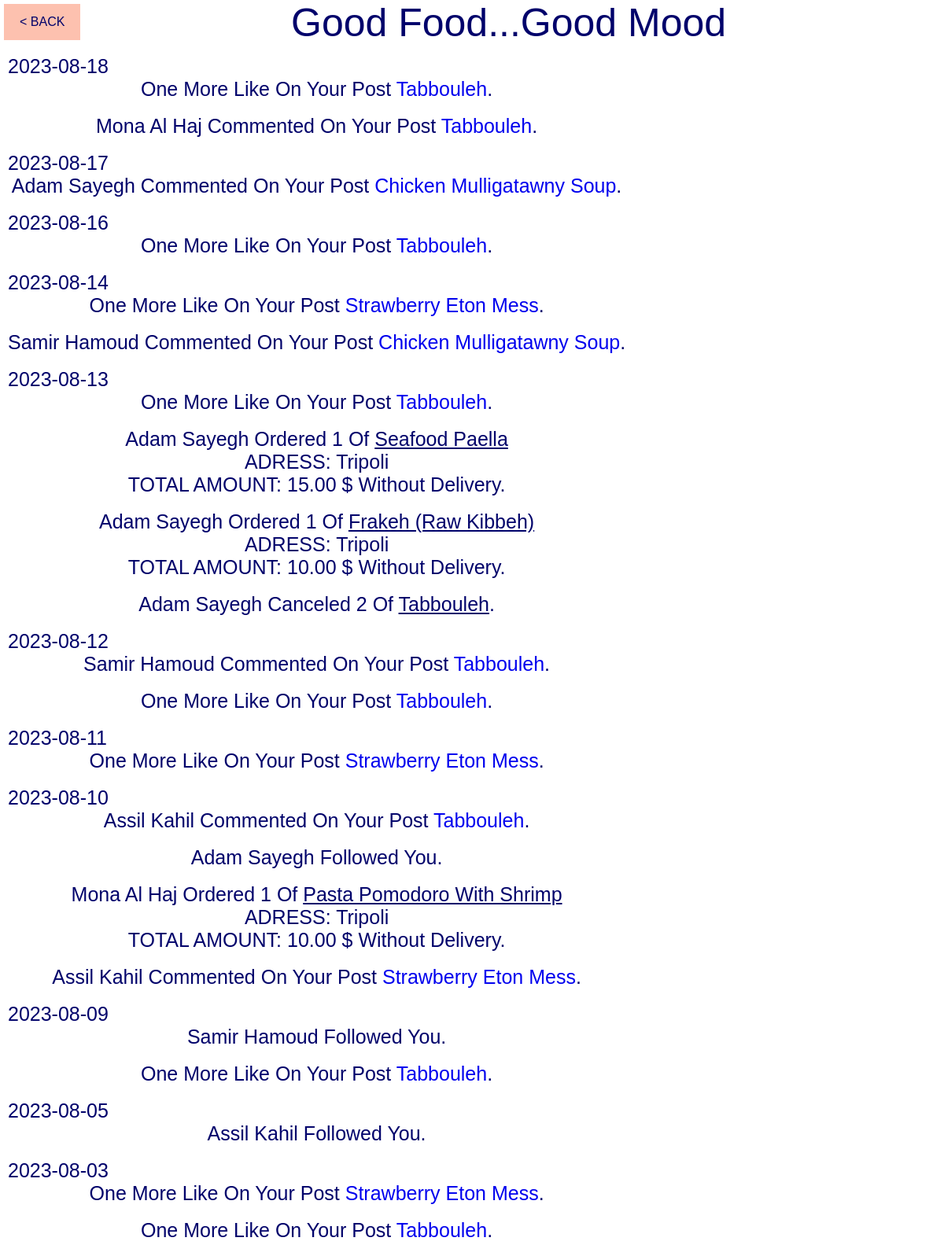
Screenshot of /notification.php (signed in) with the database file from the repository.
### tables this page shows
CREATE TABLE IF NOT EXISTS `notifications` (
  `ID_NOTIFICATION` bigint NOT NULL AUTO_INCREMENT,
  `ID_COMMENT` bigint DEFAULT NULL,
  `ID_ORDER` bigint DEFAULT NULL,
  `ID_RECIPES` bigint DEFAULT NULL,
  `ID_USER` bigint NOT NULL,
  `ID_FOLLOWER` bigint DEFAULT NULL,
  `DATE_NOTIFICATION` date NOT NULL,
  `TYPE` varchar(128) NOT NULL,
  `OPENED` tinyint(1) DEFAULT '0',
  PRIMARY KEY (`ID_NOTIFICATION`),
  KEY `I_FK_NOTIFICATIONS_COMMENT_USER` (`ID_COMMENT`),
  KEY `I_FK_NOTIFICATIONS_USER` (`ID_USER`),
  KEY `ID_RECIPES` (`ID_RECIPES`),
  KEY `ID_FOLLOWER` (`ID_FOLLOWER`),
  KEY `ID_ORDER` (`ID_ORDER`)
);

CREATE TABLE IF NOT EXISTS `recipes` (
  `ID_RECIPES` bigint NOT NULL AUTO_INCREMENT,
  `ID_USER` bigint NOT NULL,
  `NAME` varchar(150) NOT NULL,
  `DESCRIPTION` varchar(255) DEFAULT NULL,
  `CALORIES` bigint DEFAULT NULL,
  `NUMBER_OF_PERSONS` int NOT NULL,
  `PREPERATION_TIME` bigint NOT NULL,
  `PREPERATION_METHOD` text NOT NULL,
  `UNIT_PRICE` decimal(10,2) DEFAULT NULL,
  `DIFFICULTY` varchar(128) NOT NULL,
  `COUNTRY` varchar(128) NOT NULL,
  `DATE_RECIPE` date NOT NULL,
  `VIEW_COUNT` int DEFAULT '0',
  PRIMARY KEY (`ID_RECIPES`),
  KEY `ID_USER` (`ID_USER`)
);

CREATE TABLE IF NOT EXISTS `user` (
  `ID_USER` bigint NOT NULL AUTO_INCREMENT,
  `ID_ADRESS` bigint NOT NULL,
  `ID_ROLE` bigint NOT NULL,
  `FIRST_NAME` varchar(255) NOT NULL,
  `LAST_NAME` varchar(128) NOT NULL,
  `EMAIL` char(32) NOT NULL,
  `PASSWORD` char(32) NOT NULL,
  PRIMARY KEY (`ID_USER`),
  KEY `I_FK_USER_ROLE` (`ID_ROLE`),
  KEY `ID_ADRESS` (`ID_ADRESS`)
);

CREATE TABLE IF NOT EXISTS `have_order` (
  `ID_ORDER` bigint NOT NULL,
  `ID_RECIPES` bigint NOT NULL,
  `QUANTITY` bigint NOT NULL,
  `PRICE` decimal(10,2) NOT NULL,
  `STATUS` varchar(7) NOT NULL DEFAULT 'order',
  PRIMARY KEY (`ID_ORDER`,`ID_RECIPES`),
  KEY `I_FK_HAVE_ORDER_DELIVERY_ORDER` (`ID_ORDER`),
  KEY `I_FK_HAVE_ORDER_RECIPES` (`ID_RECIPES`)
);

CREATE TABLE IF NOT EXISTS `adress` (
  `ID_ADRESS` bigint NOT NULL AUTO_INCREMENT,
  `ADRESS` char(255) NOT NULL,
  PRIMARY KEY (`ID_ADRESS`)
);

### notification.php (the view, shortened to what this page needs)
<head>
</head>
<?php
if (!(isset($_SESSION['islogin']) && $_SESSION['islogin'] == 1 && $_SESSION['ID_ROLE'] == 2)) {
    header('location:index.php');
} else {
    $notificationData = [];
    $haveorderss = [];
    $unorderss = [];
    $userId = $_SESSION['ID_USER'];
    require_once "connection.php";
    $query = "SELECT * FROM notifications WHERE ID_USER = $userId ORDER BY DATE_NOTIFICATION DESC ";
    $res = mysqli_query($con, $query);
    $nbr = mysqli_num_rows($res);
    $dateArray = array();
    echo '<a href="index.php" class="back">< BACK</a>';
    echo '<div class="title"> Good Food...Good Mood</div>';
    echo "<div class='all'>";
    for ($i = 0; $i < $nbr; $i++) {
        $row = mysqli_fetch_assoc($res);
        $notificationId = $row['ID_NOTIFICATION'];
        if (!in_array($notificationId, $notificationData)) {
            array_push($notificationData, $notificationId);
            $userId = $row['ID_USER'];
            if ($row['OPENED'] == 0)
                $open = "false";
            else
                $open = "true";
            $orderId = $row['ID_ORDER'];
            $type = $row['TYPE'];
            $recipeId = $row['ID_RECIPES'];
            $commentId = $row['ID_COMMENT'];
            $follower = $row['ID_FOLLOWER'];
            $date = $row['DATE_NOTIFICATION'];
            if (!(in_array($date, $dateArray))) {
                array_push($dateArray, $date);
                echo "<div class='info'>$date</div>";
            }
            if ($type == 'like') {
                $query2 = "SELECT recipes.NAME FROM likes, recipes WHERE likes.ID_RECIPES = $recipeId AND recipes.ID_RECIPES = likes.ID_RECIPES";
                $res2 = mysqli_query($con, $query2);
                $row2 = mysqli_fetch_assoc($res2);
                echo "<div class='$open'>One more like on your post<a href='recipe-page.php?recipeId=$recipeId'> $row2[NAME]</a>. </div><br/>";
            } elseif ($type == 'comment') {
                $query2 = "SELECT user.FIRST_NAME, user.LAST_NAME, recipes.NAME/*, comment_user.TEXT*/
                                FROM comment_user, user, recipes
                                WHERE comment_user.ID_USER = user.ID_USER
                                AND comment_user.ID_RECIPES = recipes.ID_RECIPES
                                AND comment_user.ID_COMMENT = '$commentId'";
                $res2 = mysqli_query($con, $query2);
                $nbr2 = mysqli_num_rows($res2);
                for ($j = 0; $j < $nbr2; $j++) {
                    $row2 = mysqli_fetch_assoc($res2);
                    echo "<div class='$open'>$row2[FIRST_NAME] $row2[LAST_NAME] commented on your post <a href='recipe-page.php?recipeId=$recipeId'>$row2[NAME]</a>. </div><br/>";
                }
            } elseif ($type == 'follow') {
                $query2 = "SELECT user.FIRST_NAME, user.LAST_NAME
                                FROM user, follow
                                WHERE follow.ID_USER_FOLLOWER = user.ID_USER
                                AND follow.ID_USER_FOLLOWEE = $userId
                                AND follow.ID_USER_FOLLOWER = $follower
                                /*AND follow.DATE_FOLLOW = '$date'*/";
                $res2 = mysqli_query($con, $query2);
                $nbr2 = mysqli_num_rows($res2);
                for ($j = 0; $j < $nbr2; $j++) {
                    $row2 = mysqli_fetch_assoc($res2);
                    echo "<div class='$open'>$row2[FIRST_NAME] $row2[LAST_NAME] followed you.</div><br/>";
                }
            } elseif ($type == 'order') {
                $query2 = " SELECT user.FIRST_NAME, user.LAST_NAME, user.ID_ADRESS , orders.DATEORDER, orders.ID_BUYER, have_order.ID_RECIPES as ID_RECIPES, have_order.QUANTITY, have_order.PRICE
                                FROM user, orders, have_order
                                WHERE orders.ID_ORDER = have_order.ID_ORDER
                                AND orders.ID_ORDER = '$orderId'
                                AND orders.DATEORDER = '$date'
                                AND have_order.STATUS = '$type'
                                AND user.ID_USER = orders.ID_BUYER ";
                $res2 = mysqli_query($con, $query2);
                $nbr2 = mysqli_num_rows($res2);
                for ($j = 0; $j < $nbr2; $j++) {
                    $row2 = mysqli_fetch_assoc($res2);
                    if (!in_array($orderId . $row2['ID_RECIPES'], $haveorderss)) {
                        array_push($haveorderss, $orderId . $row2['ID_RECIPES']);
                        $adressId = $row2['ID_ADRESS'];
                        $query1 = "SELECT ID_USER,NAME FROM recipes WHERE ID_RECIPES = $row2[ID_RECIPES] ";
                        $res1 = mysqli_query($con, $query1);
                        $row1 = mysqli_fetch_assoc($res1);
                        $queryAdress = "SELECT 	ADRESS FROM adress WHERE ID_ADRESS = '$adressId' ";
                        $resAdress = mysqli_query($con, $queryAdress);
                        $rowAdress = mysqli_fetch_row($resAdress);
                        $adress = $rowAdress[0];
                        if ($row1['ID_USER'] == $userId) {
                            echo "<div class='$open'>$row2[FIRST_NAME] $row2[LAST_NAME] ordered $row2[QUANTITY] of <a href='recipe-page.php?recipeId=$recipeId' class='a'> $row1[NAME]</a>
                                <br/> ADRESS: $adress <br/>TOTAL AMOUNT: $row2[PRICE] $ without delivery.</div><br/>";
                        }
                    }
                }
            } elseif ($type == 'unorder') {
                $query2 = "SELECT user.FIRST_NAME, user.LAST_NAME, orders.DATEORDER, orders.ID_BUYER, have_order.ID_RECIPES, have_order.QUANTITY,have_order.STATUS
                                FROM user, orders, have_order
                                WHERE orders.ID_ORDER = have_order.ID_ORDER
                                AND orders.ID_ORDER = '$orderId'
                                AND orders.DATEORDER = '$date'
                                AND have_order.STATUS = '$type'
                                AND user.ID_USER = orders.ID_BUYER ";
                $res2 = mysqli_query($con, $query2);
                $nbr2 = mysqli_num_rows($res2);
                for ($j = 0; $j < $nbr2; $j++) {
                    $row2 = mysqli_fetch_assoc($res2);
                    if (!in_array($orderId . $row2['ID_RECIPES'], $unorderss)) {
                        array_push($unorderss, $orderId . $row2['ID_RECIPES']);
                        $query1 = "SELECT ID_USER,NAME FROM recipes WHERE ID_RECIPES = $row2[ID_RECIPES] ";
                        $res1 = mysqli_query($con, $query1);
                        $row1 = mysqli_fetch_assoc($res1);
                        if ($row1['ID_USER'] == $userId) {
                            echo "<div class='$open'>$row2[FIRST_NAME] $row2[LAST_NAME] canceled $row2[QUANTITY] of <a href='recipe-page.php?recipeId=$recipeId' class='a'> $row1[NAME]</a>.</div><br/>";
                        }
                    }
                }
            }
        }
    }
}
echo "</div>";
?>

### notification.php (style rules this page uses)
a:link.back, a:visited.back { color: #00026b; background: #fa795275; text-align: center; text-decoration: none; display: inline-block; font-family: "Century Gothic", sans-serif; }
a.back { padding: 14px 20px; position: absolute; top: 5px; left: 5px; }
* { font-family: "Century Gothic", sans-serif; margin: 0; padding: 0; box-sizing: border-box; text-decoration: none; outline: none; border: none; text-transform: capitalize; transition: all .2s linear; }
.all { position: absolute; top: 70px; padding-left: 10px; }
.title { position: absolute; left: 370px; top: 0px; font-size: 50px; color: #00026b; font-family: "Century Gothic", sans-serif; }
.info { font-size: 25px; color: #00026b; font-family: "Century Gothic", sans-serif; }
.true { text-align: center; font-size: 25px; color: #00026b; }
.a { color: #00026b; text-decoration: underline; }

### rows the page displays
notifications: DATE_NOTIFICATION "2023-08-18", ID_RECIPES.NAME "Tabbouleh"
recipes: user.FIRST_NAME "Mona", user.LAST_NAME "Al Haj", NAME "Tabbouleh", user.FIRST_NAME "Samir", user.LAST_NAME "Hamoud", user.FIRST_NAME "Assil", user.LAST_NAME "Kahil"
notifications: DATE_NOTIFICATION "2023-08-17"
recipes: user.FIRST_NAME "Adam", user.LAST_NAME "Sayegh", NAME "Chicken Mulligatawny Soup", user.FIRST_NAME "Samir", user.LAST_NAME "Hamoud"
notifications: DATE_NOTIFICATION "2023-08-16", ID_RECIPES.NAME "Tabbouleh"
notifications: DATE_NOTIFICATION "2023-08-14", ID_RECIPES.NAME "Strawberry Eton Mess"
notifications: DATE_NOTIFICATION "2023-08-13", ID_RECIPES.NAME "Tabbouleh"
user: FIRST_NAME "Adam", LAST_NAME "Sayegh", have_order.QUANTITY "1", recipes.NAME "Seafood Paella", ID_ADRESS.ADRESS "Tripoli", have_order.PRICE "15.00", recipes.NAME "Frakeh (Raw Kibbeh)", have_order.PRICE "10.00", have_order.QUANTITY "2", recipes.NAME "Tabbouleh"
notifications: DATE_NOTIFICATION "2023-08-12"
notifications: ID_RECIPES.NAME "Tabbouleh"
notifications: DATE_NOTIFICATION "2023-08-11", ID_RECIPES.NAME "Strawberry Eton Mess"
notifications: DATE_NOTIFICATION "2023-08-10"
user: FIRST_NAME "Mona", LAST_NAME "Al Haj", have_order.QUANTITY "1", recipes.NAME "Pasta Pomodoro With Shrimp", ID_ADRESS.ADRESS "Tripoli", have_order.PRICE "10.00"
recipes: user.FIRST_NAME "Assil", user.LAST_NAME "Kahil", NAME "Strawberry Eton Mess"
notifications: DATE_NOTIFICATION "2023-08-09"
user: FIRST_NAME "Samir", LAST_NAME "Hamoud"
notifications: ID_RECIPES.NAME "Tabbouleh"
notifications: DATE_NOTIFICATION "2023-08-05"
user: FIRST_NAME "Assil", LAST_NAME "Kahil"
notifications: DATE_NOTIFICATION "2023-08-03", ID_RECIPES.NAME "Strawberry Eton Mess"
notifications: ID_RECIPES.NAME "Tabbouleh"
